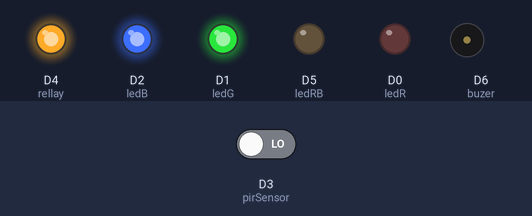
Recording of a sketch running on a simulated ESP8266 (NodeMCU). Shown: output pins drawn as LEDs (lit = HIGH), buzzer (waves = sounding). The test bench sets the inputs (shaded band); at power-on: D3 (pirSensor) LOW. WiFi joins after 1.5 s; servers stay silent unless stated; uploads are accepted with an empty reply; what the sketch prints to the serial monitor is not drawn.

Above: at 2.7 s.
2.8 s: D3 (pirSensor) driven HIGH
At 2.95 s:
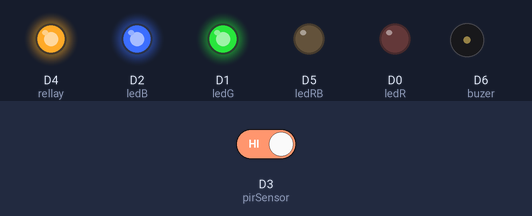
At 3.9 s:
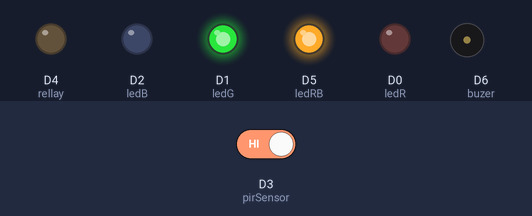
Timing chart, 0 to 5.8 s (numbered marks = the images above; inputs shaded):
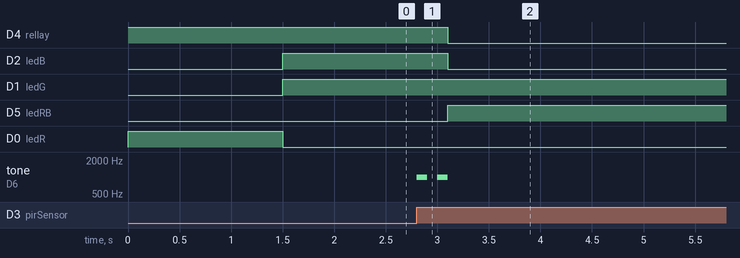

Measured:
- after the input at 2.8 s, D4 (rellay), D2 (ledB): HIGH → LOW after 0.30 s; D5 (ledRB): LOW → HIGH after 0.30 s; tone on D6 (buzer): alternates 1000 Hz for 0.10 s and silent for 0.10 s, 4 changes in all, then stays silent, starting at once

The sketch:

Percobaan2.ino
```cpp
#include <ESP8266WiFi.h>
// Indicator LED
int ledR = D0;
int ledG = D1;
int ledB = D2;
int ledRB = D5;

// Buzz
int buzer = D6;

// PIR
// PIR SENSOR READ 0 and 1
int pirSensor = D3;

//Rellay
int rellay = D4;
#define RELAY_ON 0
#define RELAY_OFF 1


const char* ssid     = "Fast Fiber";
const char* password = "123456789";

const char* host = "onesystem.comeze.com";
const char* streamId   = "....................";
const char* privateKey = "....................";

// Global Variable

int detected = 0;
int durationPrisent = 6000*1;

void setup() {
  Serial.begin(9600);
  // put your setup code here, to run once:
  pinMode(ledR, OUTPUT);
  pinMode(ledG, OUTPUT);
  pinMode(ledB, OUTPUT);
  pinMode(ledRB, OUTPUT);
  pinMode(buzer, OUTPUT);
  pinMode(pirSensor, INPUT);
  pinMode(rellay, OUTPUT);
  digitalWrite(rellay, RELAY_OFF);
  wifiConnect();

}

void wifiConnect(){
  // We start by connecting to a WiFi network
  signWifiOff();
  Serial.println();
  Serial.println();
  Serial.print("Connecting to ");
  Serial.println(ssid);

  WiFi.begin(ssid, password);

  while (WiFi.status() != WL_CONNECTED) {
    delay(500);
    Serial.print(".");
  }

  Serial.println("");
  Serial.println("WiFi connected");
  Serial.println("IP address: ");
  Serial.println(WiFi.localIP());
}

void signWifiOn(){
    digitalWrite(ledR, LOW);
    digitalWrite(ledG, HIGH);
  }
void signWifiOff(){
    digitalWrite(ledR, HIGH);
    digitalWrite(ledG, LOW);
  }

void buz(){
  detected++;
  if(detected == 1){
      tone(buzer, 1000);
      delay(100);
      noTone(buzer);
      delay(100);
      tone(buzer, 1000);
      delay(100);
      noTone(buzer);
    }

  }

void loop() {
  // WIFI CHECK
  if(WiFi.status() != WL_CONNECTED){
      signWifiOff();
      wifiConnect();
   }else{
      signWifiOn();
      int sensorVal = digitalRead(pirSensor);
       if(sensorVal == 1){
          buz();
         digitalWrite(ledB, LOW);
         rellayON();
         passingData();
         delay(durationPrisent);
      }else{
         rellayOFF();
         digitalWrite(ledB, HIGH);
         detected =0;
       }
   }

}

void rellayON(){
    digitalWrite(ledRB, HIGH);
    digitalWrite(rellay, RELAY_ON);
  }

void rellayOFF(){
    digitalWrite(ledRB, LOW);
    digitalWrite(rellay, RELAY_OFF);
  }

void passingData(){

Serial.print("connecting to ");
  Serial.println(host);

  // Use WiFiClient class to create TCP connections
  WiFiClient client;

  const int httpPort = 80;
  if (!client.connect(host, httpPort)) {
    Serial.println("connection failed");
    return;
  }else{
    Serial.println("Connecting  successfuly");

  // Database Push
  String url = "/oneelectric/public/detected/1";
  Serial.print("Requesting URL: ");
  Serial.println(url);

  // This will send the request to the server
  client.print(String("GET ") + url + " HTTP/1.1\r\n" +
               "Host: " + host + "\r\n" +
               "User-Agent: Mozilla/5.0 (Windows NT 6.1; Win64; x64; rv:47.0) Gecko/20100101 Firefox/47.0\r\n" +
               "Connection: close\r\n\r\n");
  unsigned long timeout = millis();
  while (client.available() == 0) {
    if (millis() - timeout > 5000) {
      Serial.println(">>> Client Timeout !");
      client.stop();
      return;
    }
  }

  // Read all the lines of the reply from server and print them to Serial
  while(client.available()){
    String line = client.readStringUntil('\r');
    Serial.print(line);
  }

  Serial.println();
  Serial.println("closing connection");
  // Notification Push
  pushNotification();


   }

   // END VOID
  }

void pushNotification(){

Serial.print("connecting to ");
  Serial.println(host);

  // Use WiFiClient class to create TCP connections
  WiFiClient client;

  const int httpPort = 80;
  if (!client.connect(host, httpPort)) {
    Serial.println("connection failed");
    return;
  }else{
    Serial.println("Connecting  successfuly");

  // Database Push
  String url = "/oneelectric/public/push/index.php";
  Serial.print("Requesting URL: ");
  Serial.println(url);

  // This will send the request to the server
  client.print(String("GET ") + url + " HTTP/1.1\r\n" +
               "Host: " + host + "\r\n" +
               "User-Agent: Mozilla/5.0 (Windows NT 6.1; Win64; x64; rv:47.0) Gecko/20100101 Firefox/47.0\r\n" +
               "Connection: close\r\n\r\n");
  unsigned long timeout = millis();
  while (client.available() == 0) {
    if (millis() - timeout > 5000) {
      Serial.println(">>> Client Timeout !");
      client.stop();
      return;
    }
  }

  // Read all the lines of the reply from server and print them to Serial
  while(client.available()){
    String line = client.readStringUntil('\r');
    Serial.print(line);
  }

  Serial.println();
  Serial.println("closing connection");


   }

   // END VOID
  }
```
